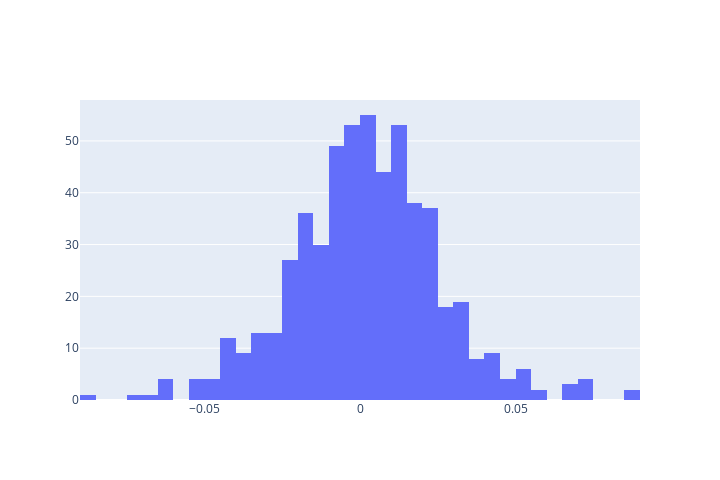

Here is the notebook cell this chart was saved with:
### Code cell
import plotly.graph_objs as go

data = [go.Histogram(x=daily_log_returns)]

fig = go.Figure(data=data)

fig.update_layout(xaxis_rangeslider_visible=False,  width=720, height=480)
fig.show(filename='basic histogram')

### Figure 1 — Plotly figure (JSON) as saved in the notebook; plotly's stock layout.template omitted (floating-point values rounded to 4 significant figures; data arrays with more than 128 entries replaced by an {"elided": "..."} marker saying what was removed)
{"data": [{"type": "histogram", "x": {"elided": "560 float values"}}], "layout": {"height": 480, "width": 720, "xaxis": {"autorange": true, "range": [-0.09, 0.09], "rangeslider": {"visible": false, "yaxis": {}}, "type": "linear"}, "yaxis": {"autorange": true, "range": [0, 57.89]}}}
